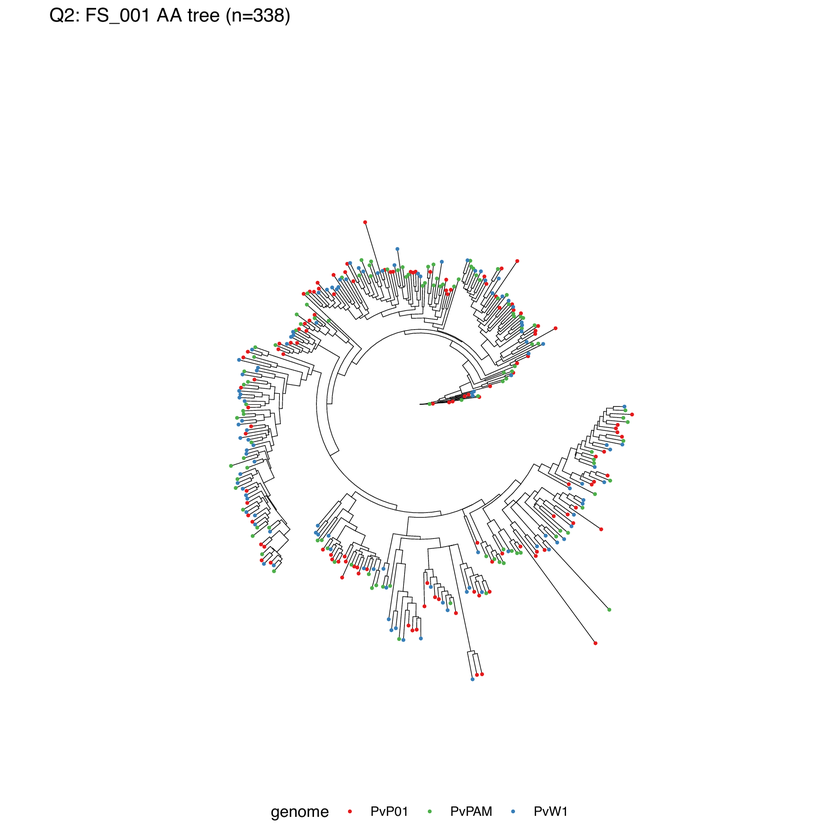
#> input picture manuscript/figures/fig5_q2_tree.png, 840 x 840 px, shrunk from 1600 x 1600 before the run, found by its file name
$ python make_figure5_structural_phylogeny.py
#> lines starting #> are read from the running program, lines starting #| are printed output that depends on the picture
#!/usr/bin/env python3
"""
Generate publication-grade Figure 5:
Panmictic Structural Phylogenomics of the Dominant VIR Fold Across Continents.

Panel a: Circular maximum-likelihood structural phylogenetic tree (IQ-TREE 3) of 338 FS_001 representatives.
Panel b: Quantitative tip-label parsimony testing results (AA, 3Di, and partitioned models vs 1,000 permutations).
"""

import matplotlib.pyplot as plt
from PIL import Image
import matplotlib as mpl

mpl.rcParams["font.sans-serif"] = ["Helvetica", "Arial", "DejaVu Sans"]
mpl.rcParams["font.family"] = "sans-serif"
mpl.rcParams["figure.dpi"] = 300
mpl.rcParams["savefig.dpi"] = 300
mpl.rcParams["pdf.fonttype"] = 42

def build_figure5():
    fig = plt.figure(figsize=(13.0, 7.5))

    # Left: Panel a (Tree, x: 0.04 to 0.58, y: 0.05 to 0.92)
    ax_a = fig.add_axes([0.04, 0.04, 0.54, 0.88])
    im_a = Image.open("/Users/anton/git/orbit-paper/manuscript/figures/fig5_q2_tree.png")
#> im_a is the input picture: PIL image 840x840 RGB; mean R, G, B 250.6, 250.5, 250.4
    ax_a.imshow(im_a)
    ax_a.axis("off")
    ax_a.text(0.01, 1.05, "a", transform=ax_a.transAxes, fontsize=15, fontweight="bold", color="#1E3A8A", va="top")
    ax_a.text(0.06, 1.05, "Maximum-Likelihood Structural Phylogeny (FoldMason + IQ-TREE)",
              transform=ax_a.transAxes, fontsize=11, fontweight="bold", color="#0F172A", va="top")
    ax_a.text(0.06, 1.01, "338 representative sequences from dominant structural class FS_001; tips colored by genome",
              transform=ax_a.transAxes, fontsize=8.2, fontstyle="italic", color="#475569", va="top")

    # Right: Panel b (Quantitative statistics and biological interpretation, x: 0.61 to 0.96)
    ax_b = fig.add_axes([0.61, 0.04, 0.35, 0.88])
    ax_b.axis("off")

    b_box = mpl.patches.FancyBboxPatch((0.02, 0.02), 0.96, 0.94, boxstyle="round,pad=0.02,rounding_size=0.03",
                                       facecolor="#F8FAFC", edgecolor="#CBD5E1", linewidth=1.2)
    ax_b.add_patch(b_box)

    ax_b.text(0.02, 1.05, "b", fontsize=15, fontweight="bold", color="#1E3A8A", va="top")
    ax_b.text(0.09, 1.05, "Quantitative Parsimony & Panmixia Analysis",
              fontsize=11, fontweight="bold", color="#0F172A", va="top")
    ax_b.text(0.09, 1.01, "Statistical test of geographic lineage segregation",
              fontsize=8.2, fontstyle="italic", color="#475569", va="top")

    # Summary of parsimony tests
    ax_b.text(0.07, 0.90, "Continental Tip Distribution:", fontsize=9.5, fontweight="bold", color="#1E3A8A")
    ax_b.text(0.07, 0.81,
              "• PvP01 (Indonesia): 118 tips (34.9%)\n"
              "• PvW1 (Thailand): 110 tips (32.5%)\n"
              "• PvPAM (Peru): 110 tips (32.5%)\n"
              "Total tips: n = 338 (balanced representation)",
              fontsize=8.2, color="#334155")

    ax_b.text(0.07, 0.69, "Phylogenetic Permutation Tests (1,000 Shuffles):", fontsize=9.5, fontweight="bold", color="#1E3A8A")

    # Table of scores
    table_y = 0.50
    ax_b.text(0.07, table_y + 0.12, "Model Partition", fontsize=8.0, fontweight="bold", color="#0F172A")
    ax_b.text(0.48, table_y + 0.12, "Obs. Score", fontsize=8.0, fontweight="bold", color="#0F172A")
    ax_b.text(0.72, table_y + 0.12, "Null p-value", fontsize=8.0, fontweight="bold", color="#0F172A")
    ax_b.plot([0.07, 0.92], [table_y + 0.10, table_y + 0.10], color="#94A3B8", lw=0.8)

    rows = [
        ("Partitioned (AA + 3Di)", "160", "p = 0.55 (NS)"),
        ("Amino Acid Alone (VT+F+R6)", "162", "p = 0.69 (NS)"),
        ("3Di Alone (Garg-Hochberg)", "156", "p = 0.26 (NS)")
    ]
    for i, (m, s, p) in enumerate(rows):
        ry = table_y + 0.05 - i * 0.055
        ax_b.text(0.07, ry, m, fontsize=7.8, color="#334155")
        ax_b.text(0.52, ry, s, fontsize=7.8, fontweight="bold", color="#0F172A")
        ax_b.text(0.72, ry, p, fontsize=7.8, fontweight="bold", color="#059669")

    ax_b.plot([0.07, 0.92], [table_y - 0.10, table_y - 0.10], color="#94A3B8", lw=0.8)

    ax_b.text(0.07, 0.32, "Decisive Biological Conclusions:", fontsize=9.5, fontweight="bold", color="#0F172A")
    ax_b.text(0.07, 0.16,
              "1. Evolutionary Interleaving: Isolates from Asia\n"
              "   and South America are completely interspersed\n"
              "   throughout the structural tree.\n\n"
              "2. Ancient Pre-Radiation Origin: VIR diversity\n"
              "   diversified prior to modern continental spread.\n\n"
              "3. Global Panmictic Repertoire: Subtelomeric\n"
              "   ectopic recombination and gene conversion\n"
              "   maintain cross-continental antigenic breadth.",
              fontsize=8.0, color="#334155")

    plt.savefig("/Users/anton/git/orbit-paper/manuscript/figures/figure5_structural_phylogeny.png", dpi=300, bbox_inches="tight")
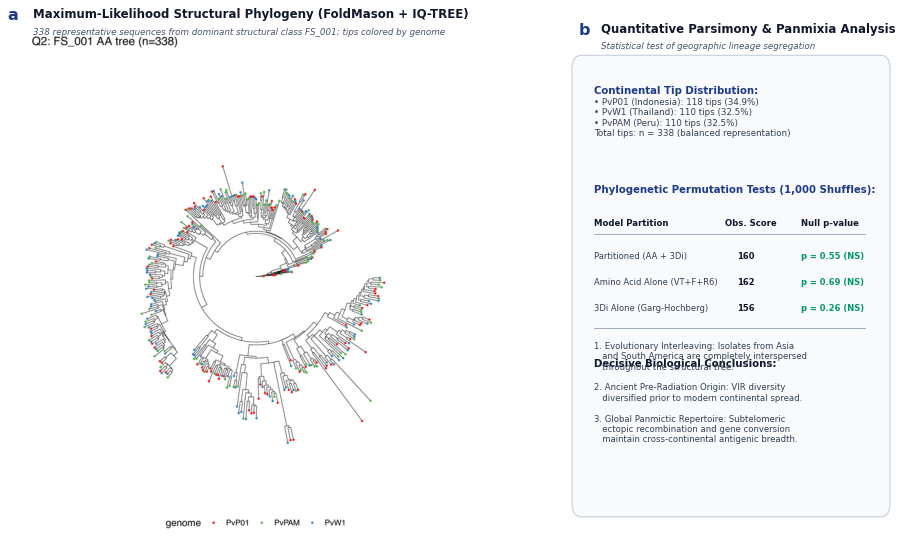
#> figure drawn by matplotlib, 2 panels
    plt.savefig("/Users/anton/git/orbit-paper/manuscript/figures/figure5_structural_phylogeny.pdf", bbox_inches="tight")
    print("Figure 5 successfully generated!")

if __name__ == "__main__":
    build_figure5()
